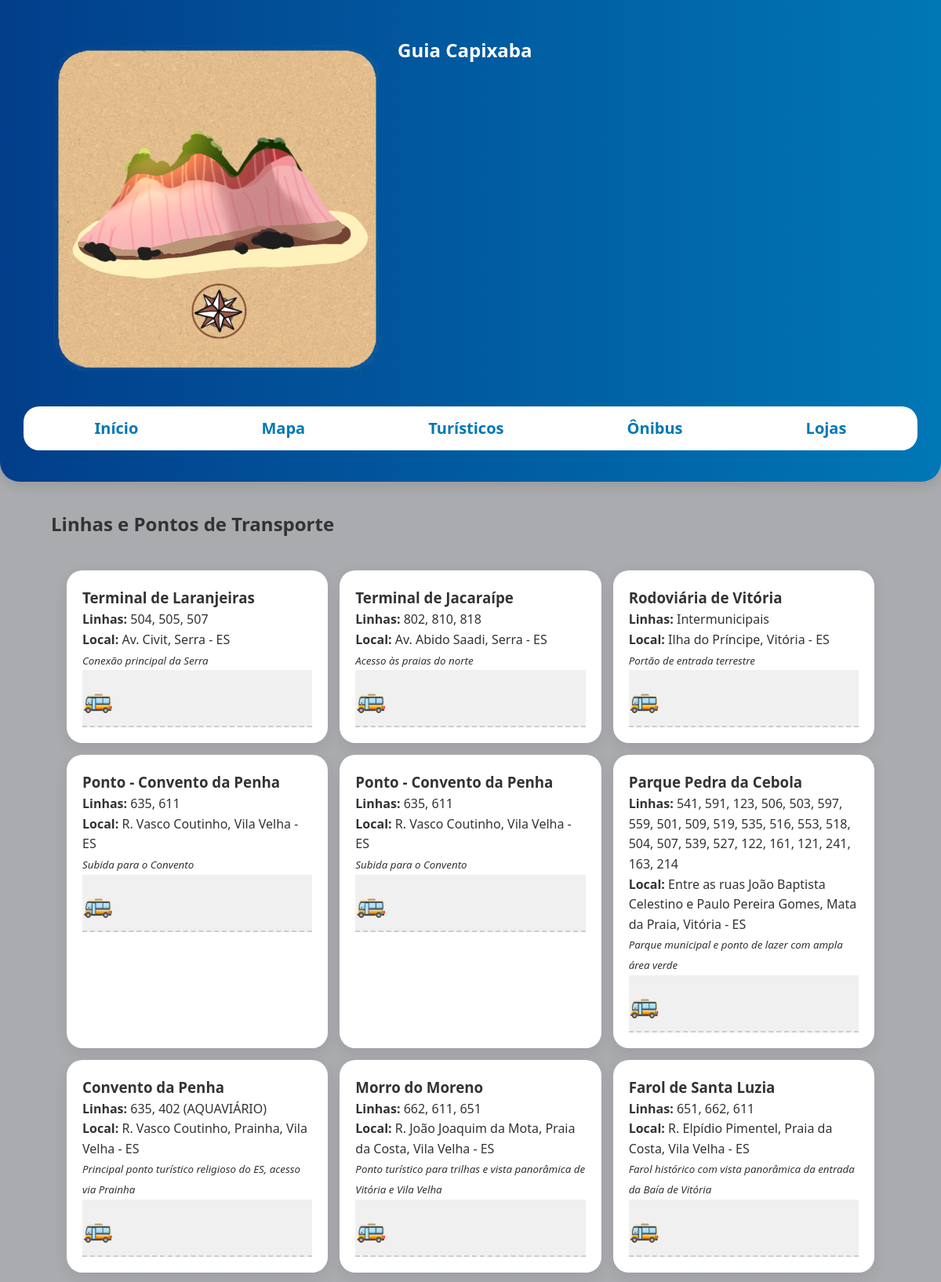
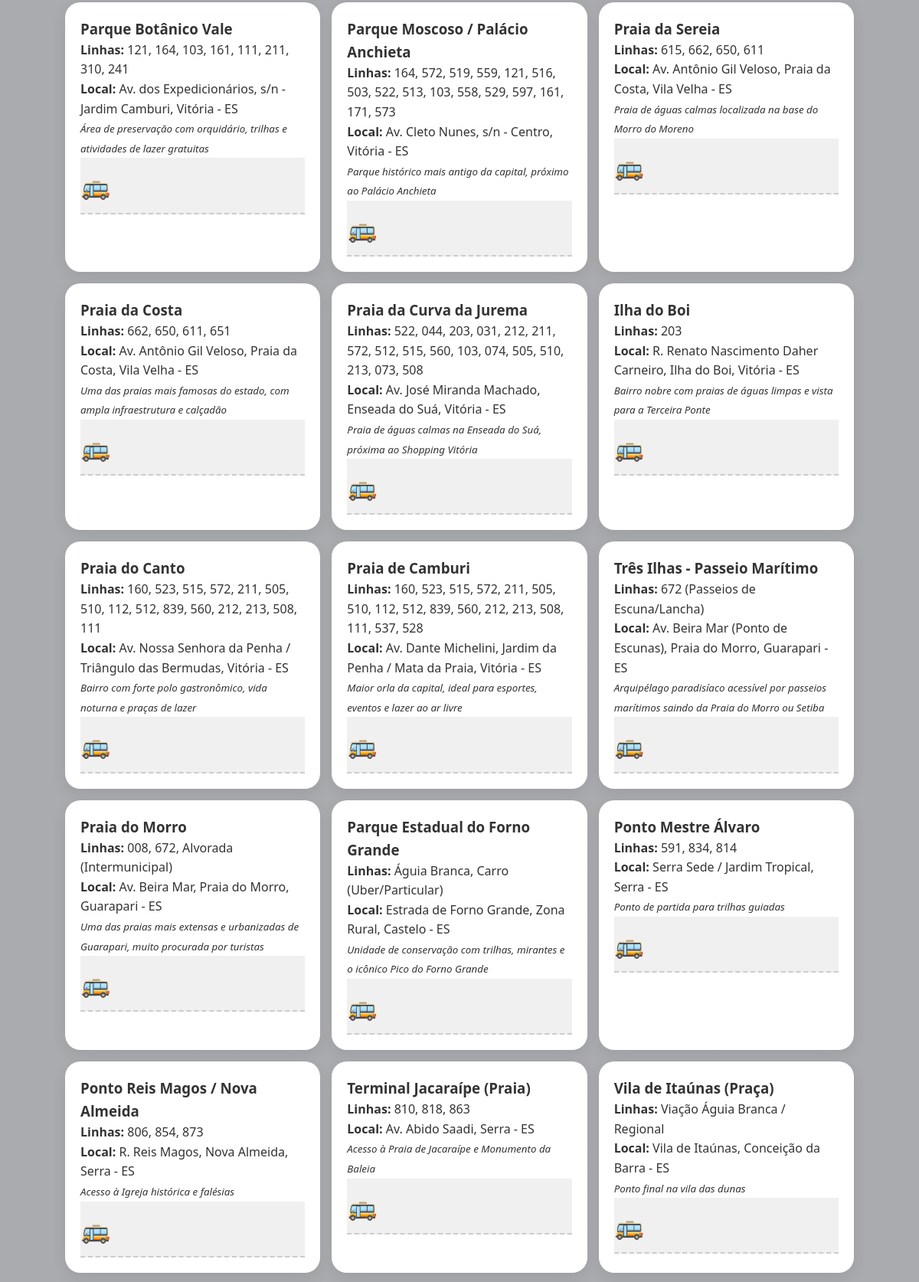
/onibus (upper part), run on the app's committed database (2 pictures, top to bottom).
### tables this page shows
CREATE TABLE pontos_onibus(
       id INTEGER PRIMARY KEY AUTOINCREMENT,
       nome TEXT NOT NULL,
       linha TEXT,
       latitude REAL NOT NULL,
       longitude REAL NOT NULL,
       endereco TEXT,
       observacoes TEXT
    );

### app.py (the view)
@app.route('/onibus')
def onibus():
    conn = get_connection()
    cursor = conn.cursor()
    cursor.execute("SELECT * FROM pontos_onibus")
    pontos = [dict(row) for row in cursor.fetchall()]
    conn.close()
    return render_template('onibus.html', pontos=pontos)

### app.py (called while the page is built)
def get_connection():
    conn = sqlite3.connect(DATABASE)
    conn.row_factory = sqlite3.Row
    return conn

### templates/onibus.html (shortened to what this page needs)
{% extends "base.html" %}
{% block content %}
<div class="container">
    <h2 style="margin: 20px 0;">Linhas e Pontos de Transporte</h2>
    <div class="grid">
        {% for ponto in pontos %}
        <div class="card">
            <div class="card-body">
                <h3>{{ ponto.nome }}</h3>
                <p><strong>Linhas:</strong> {{ ponto.linha }}</p>
                <p><strong>Local:</strong> {{ ponto.endereco }}</p>
                <small><i>{{ ponto.observacoes }}</i></small>
            </div>
            <div class="estrada">
    <div class="onibus-animado">🚌</div>
</div>
        </div>
        {% endfor %}
    </div>
</div>
{% endblock %}

### static/css/style.css (style rules this page uses)
* { margin: 0; padding: 0; box-sizing: border-box; font-family: 'Segoe UI', Tahoma, Geneva, Verdana, sans-serif; }
.container { max-width: 1100px; margin: auto; padding: 15px; width: 100%; }
.grid { display: grid; grid-template-columns: 1fr; gap: 15px; padding: 20px; grid-template-columns: repeat(auto-fit, minmax(300px, 1fr)); }
.card { background: white; border-radius: 20px; padding: 20px; box-shadow: 0 6px 20px rgba(0,0,0,0.08); transition: 0.3s ease; }
html { scroll-behavior: smooth; }
.estrada { width: 100%; overflow: hidden; background: #f0f0f0; padding: 10px 0; border-bottom: 2px dashed #ccc; position: relative; }
.onibus-animado { font-size: 2rem; display: inline-block; position: relative; animation: moverOnibus 8s linear infinite; }
@media (min-width: 768px) { .grid { grid-template-columns: repeat(2, 1fr); } }
@media (min-width: 1100px) { .grid { grid-template-columns: repeat(3, 1fr); } }

### data on the page
pontos_onibus: nome "Terminal de Laranjeiras", linha "504, 505, 507", endereco "Av. Civit, Serra - ES", observacoes "Conexão principal da Serra"
pontos_onibus: nome "Terminal de Jacaraípe", linha "802, 810, 818", endereco "Av. Abido Saadi, Serra - ES", observacoes "Acesso às praias do norte"
pontos_onibus: nome "Rodoviária de Vitória", linha "Intermunicipais", endereco "Ilha do Príncipe, Vitória - ES", observacoes "Portão de entrada terrestre"
pontos_onibus: nome "Ponto - Convento da Penha", linha "635, 611", endereco "R. Vasco Coutinho, Vila Velha - ES", observacoes "Subida para o Convento"
pontos_onibus: nome "Ponto - Convento da Penha", linha "635, 611", endereco "R. Vasco Coutinho, Vila Velha - ES", observacoes "Subida para o Convento"
pontos_onibus: nome "Parque Pedra da Cebola", linha "541, 591, 123, 506, 503, 597, 559, 501, 509, 519, 535, 516, 553, 518, 504, 507, 539, 527, 122, 161, 121, 241, 163, 214", endereco "Entre as ruas João Baptista Celestino e Paulo Pereira Gomes, Mata da Praia, Vitória - ES", observacoes "Parque municipal e ponto de lazer com ampla área verde"
pontos_onibus: nome "Convento da Penha", linha "635, 402 (AQUAVIÁRIO)", endereco "R. Vasco Coutinho, Prainha, Vila Velha - ES", observacoes "Principal ponto turístico religioso do ES, acesso via Prainha"
pontos_onibus: nome "Morro do Moreno", linha "662, 611, 651", endereco "R. João Joaquim da Mota, Praia da Costa, Vila Velha - ES", observacoes "Ponto turístico para trilhas e vista panorâmica de Vitória e Vila Velha"
pontos_onibus: nome "Farol de Santa Luzia", linha "651, 662, 611", endereco "R. Elpídio Pimentel, Praia da Costa, Vila Velha - ES", observacoes "Farol histórico com vista panorâmica da entrada da Baía de Vitória"
pontos_onibus: nome "Parque Botânico Vale", linha "121, 164, 103, 161, 111, 211, 310, 241", endereco "Av. dos Expedicionários, s/n - Jardim Camburi, Vitória - ES", observacoes "Área de preservação com orquidário, trilhas e atividades de lazer gratuitas"
pontos_onibus: nome "Parque Moscoso / Palácio Anchieta", linha "164, 572, 519, 559, 121, 516, 503, 522, 513, 103, 558, 529, 597, 161, 171, 573", endereco "Av. Cleto Nunes, s/n - Centro, Vitória - ES", observacoes "Parque histórico mais antigo da capital, próximo ao Palácio Anchieta"
pontos_onibus: nome "Praia da Sereia", linha "615, 662, 650, 611", endereco "Av. Antônio Gil Veloso, Praia da Costa, Vila Velha - ES", observacoes "Praia de águas calmas localizada na base do Morro do Moreno"
pontos_onibus: nome "Praia da Costa", linha "662, 650, 611, 651", endereco "Av. Antônio Gil Veloso, Praia da Costa, Vila Velha - ES", observacoes "Uma das praias mais famosas do estado, com ampla infraestrutura e calçadão"
pontos_onibus: nome "Praia da Curva da Jurema", linha "522, 044, 203, 031, 212, 211, 572, 512, 515, 560, 103, 074, 505, 510, 213, 073, 508", endereco "Av. José Miranda Machado, Enseada do Suá, Vitória - ES", observacoes "Praia de águas calmas na Enseada do Suá, próxima ao Shopping Vitória"
pontos_onibus: nome "Ilha do Boi", linha "203", endereco "R. Renato Nascimento Daher Carneiro, Ilha do Boi, Vitória - ES", observacoes "Bairro nobre com praias de águas limpas e vista para a Terceira Ponte"
pontos_onibus: nome "Praia do Canto", linha "160, 523, 515, 572, 211, 505, 510, 112, 512, 839, 560, 212, 213, 508, 111", endereco "Av. Nossa Senhora da Penha / Triângulo das Bermudas, Vitória - ES", observacoes "Bairro com forte polo gastronômico, vida noturna e praças de lazer"
pontos_onibus: nome "Praia de Camburi", linha "160, 523, 515, 572, 211, 505, 510, 112, 512, 839, 560, 212, 213, 508, 111, 537, 528", endereco "Av. Dante Michelini, Jardim da Penha / Mata da Praia, Vitória - ES", observacoes "Maior orla da capital, ideal para esportes, eventos e lazer ao ar livre"
pontos_onibus: nome "Três Ilhas - Passeio Marítimo", linha "672 (Passeios de Escuna/Lancha)", endereco "Av. Beira Mar (Ponto de Escunas), Praia do Morro, Guarapari - ES", observacoes "Arquipélago paradisíaco acessível por passeios marítimos saindo da Praia do Morro ou Setiba"
pontos_onibus: nome "Praia do Morro", linha "008, 672, Alvorada (Intermunicipal)", endereco "Av. Beira Mar, Praia do Morro, Guarapari - ES", observacoes "Uma das praias mais extensas e urbanizadas de Guarapari, muito procurada por turistas"
pontos_onibus: nome "Parque Estadual do Forno Grande", linha "Águia Branca, Carro (Uber/Particular)", endereco "Estrada de Forno Grande, Zona Rural, Castelo - ES", observacoes "Unidade de conservação com trilhas, mirantes e o icônico Pico do Forno Grande"
pontos_onibus: nome "Ponto Mestre Álvaro", linha "591, 834, 814", endereco "Serra Sede / Jardim Tropical, Serra - ES", observacoes "Ponto de partida para trilhas guiadas"
pontos_onibus: nome "Ponto Reis Magos / Nova Almeida", linha "806, 854, 873", endereco "R. Reis Magos, Nova Almeida, Serra - ES", observacoes "Acesso à Igreja histórica e falésias"
pontos_onibus: nome "Terminal Jacaraípe (Praia)", linha "810, 818, 863", endereco "Av. Abido Saadi, Serra - ES", observacoes "Acesso à Praia de Jacaraípe e Monumento da Baleia"
pontos_onibus: nome "Vila de Itaúnas (Praça)", linha "Viação Águia Branca / Regional", endereco "Vila de Itaúnas, Conceição da Barra - ES", observacoes "Ponto final na vila das dunas"
